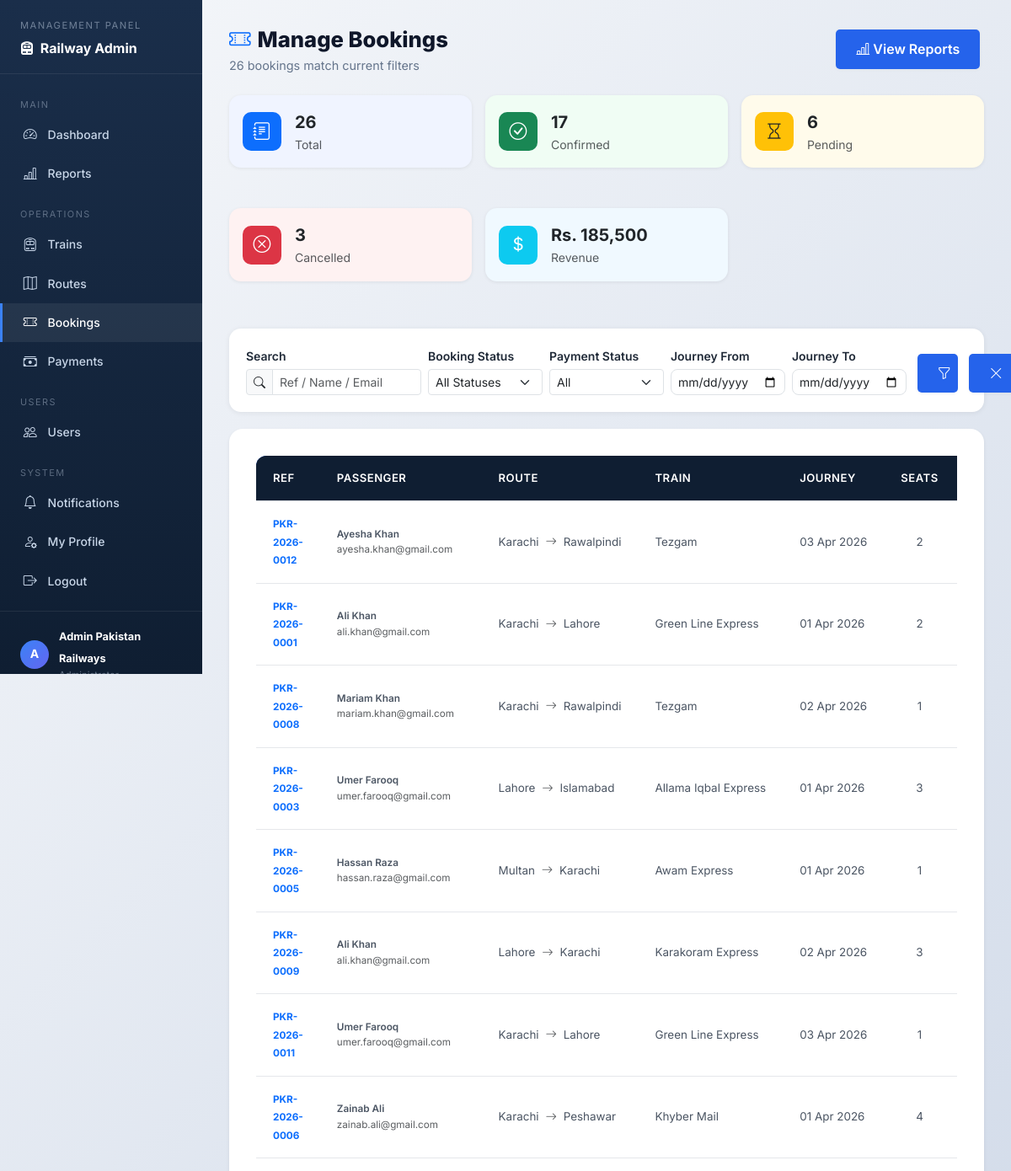
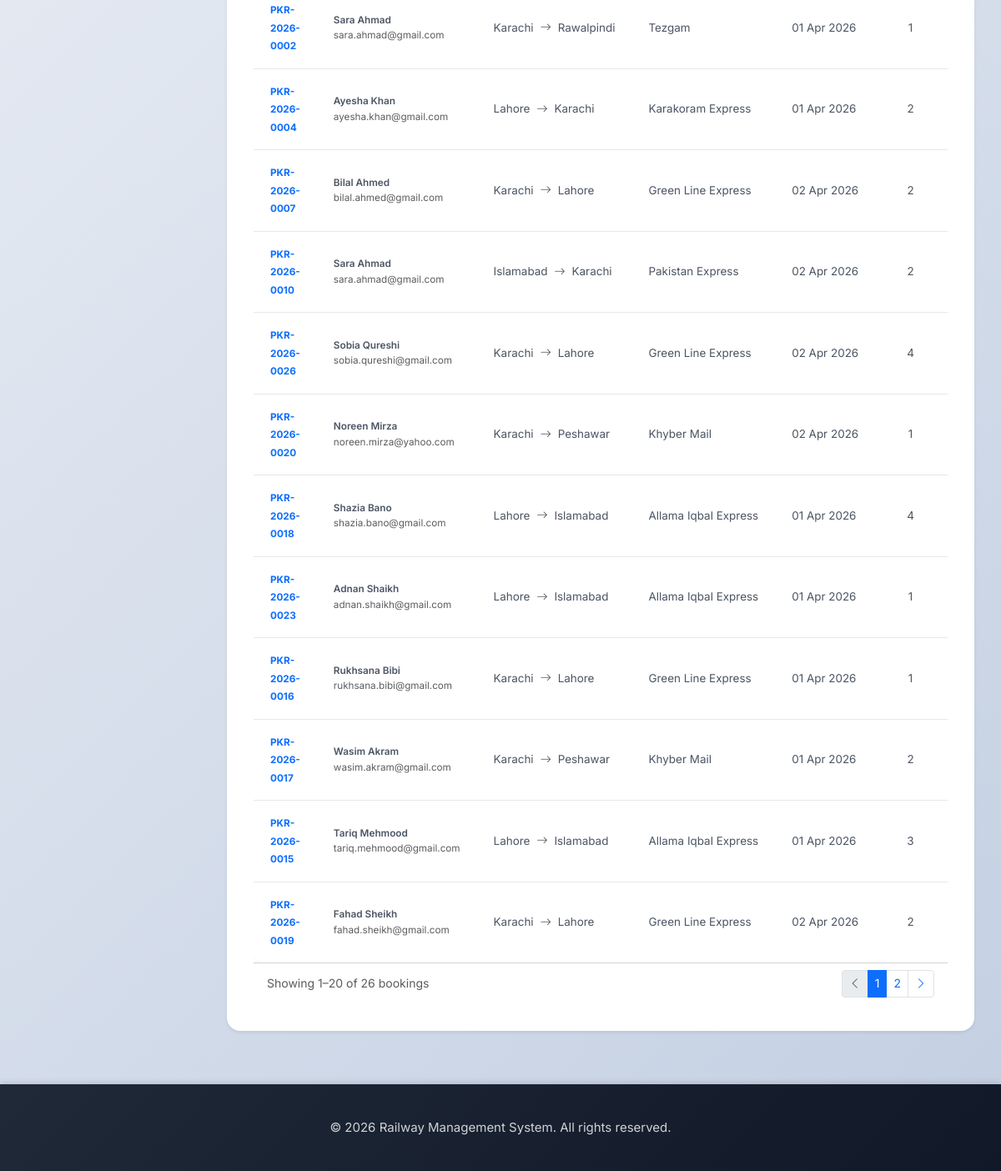
/manage-bookings.php (signed in), run on the app's committed database (2 pictures, top to bottom).
### tables this page shows
CREATE TABLE IF NOT EXISTS users (
    user_id INT PRIMARY KEY AUTO_INCREMENT,
    username VARCHAR(50) UNIQUE NOT NULL,
    email VARCHAR(100) UNIQUE NOT NULL,
    password VARCHAR(255) NOT NULL,
    full_name VARCHAR(100) NOT NULL,
    phone VARCHAR(20),
    address TEXT,
    role ENUM('user', 'admin', 'employee') DEFAULT 'user',
    is_active BOOLEAN DEFAULT TRUE,
    created_at TIMESTAMP DEFAULT CURRENT_TIMESTAMP,
    updated_at TIMESTAMP DEFAULT CURRENT_TIMESTAMP ON UPDATE CURRENT_TIMESTAMP
);

CREATE TABLE IF NOT EXISTS bookings (
    booking_id INT PRIMARY KEY AUTO_INCREMENT,
    user_id INT NOT NULL,
    route_id INT NOT NULL,
    booking_reference VARCHAR(20) UNIQUE NOT NULL,
    number_of_seats INT NOT NULL,
    total_fare DECIMAL(12, 2) NOT NULL,
    booking_status ENUM('pending', 'confirmed', 'cancelled') DEFAULT 'pending',
    payment_status ENUM('pending', 'completed', 'failed', 'refunded') DEFAULT 'pending',
    booking_date TIMESTAMP DEFAULT CURRENT_TIMESTAMP,
    journey_date DATE NOT NULL,
    updated_at TIMESTAMP DEFAULT CURRENT_TIMESTAMP ON UPDATE CURRENT_TIMESTAMP,
    FOREIGN KEY (user_id) REFERENCES users(user_id) ON DELETE CASCADE,
    FOREIGN KEY (route_id) REFERENCES routes(route_id) ON DELETE CASCADE
);

CREATE TABLE IF NOT EXISTS routes (
    route_id INT PRIMARY KEY AUTO_INCREMENT,
    train_id INT NOT NULL,
    departure_city VARCHAR(100) NOT NULL,
    arrival_city VARCHAR(100) NOT NULL,
    departure_time TIME NOT NULL,
    arrival_time TIME NOT NULL,
    distance_km DECIMAL(10, 2),
    base_fare DECIMAL(10, 2) NOT NULL,
    journey_date DATE NOT NULL,
    available_seats INT NOT NULL,
    status ENUM('scheduled', 'cancelled', 'completed') DEFAULT 'scheduled',
    created_at TIMESTAMP DEFAULT CURRENT_TIMESTAMP,
    updated_at TIMESTAMP DEFAULT CURRENT_TIMESTAMP ON UPDATE CURRENT_TIMESTAMP,
    FOREIGN KEY (train_id) REFERENCES trains(train_id) ON DELETE CASCADE,
    UNIQUE KEY unique_train_date (train_id, journey_date)
);

CREATE TABLE IF NOT EXISTS trains (
    train_id INT PRIMARY KEY AUTO_INCREMENT,
    train_name VARCHAR(100) NOT NULL,
    train_number VARCHAR(50) UNIQUE NOT NULL,
    train_type VARCHAR(50) NOT NULL,
    total_seats INT NOT NULL,
    available_seats INT NOT NULL,
    status ENUM('active', 'inactive', 'maintenance') DEFAULT 'active',
    created_at TIMESTAMP DEFAULT CURRENT_TIMESTAMP,
    updated_at TIMESTAMP DEFAULT CURRENT_TIMESTAMP ON UPDATE CURRENT_TIMESTAMP
);

### src/classes/User.php (called while the page is built, shortened)
<?php
class User {
    private $db;
    public function __construct($database) {
        $this->db = $database;
    }
    public function getUserById($user_id) {
        $query = "SELECT * FROM users WHERE user_id = {$user_id}";
        return $this->db->selectRow($query);
    }
}
?>

### src/classes/Database.php (called while the page is built, shortened)
<?php
class Database {
    private $host = DB_HOST;
    private $db_name = DB_NAME;
    private $user = DB_USER;
    private $password = DB_PASS;
    private $port = DB_PORT;
    private $connection;
    public function connect() {
        $this->connection = new mysqli(
            $this->host,
            $this->user,
            $this->password,
            $this->db_name,
            $this->port
        );
        $this->connection->set_charset('utf8');
        return $this->connection;
    }
    public function select($query) {
        $result = $this->connection->query($query);
        $data = array();
        if ($result->num_rows > 0) {
            while ($row = $result->fetch_assoc()) {
                array_push($data, $row);
            }
            return $data;
        } else {
            return false;
        }
    }
    public function selectRow($query) {
        $result = $this->connection->query($query);
        if ($result && $result->num_rows > 0) {
            return $result->fetch_assoc();
        }
        return false;
    }
}
?>

### manage-bookings.php (the view, shortened to what this page needs)
<?php
require_once 'config/database.php';
require_once 'src/classes/Database.php';
require_once 'src/classes/User.php';
$db = new Database();
$db->connect();
$filter_status  = $_GET['status']     ?? 'all';
$filter_pay     = $_GET['payment']    ?? 'all';
$search         = trim($_GET['q']     ?? '');
$date_from      = $_GET['date_from']  ?? '';
$date_to        = $_GET['date_to']    ?? '';
$page           = max(1, (int)($_GET['page'] ?? 1));
$per_page       = 20;
$offset         = ($page - 1) * $per_page;
$wheres = [];
$where_sql = $wheres ? 'WHERE ' . implode(' AND ', $wheres) : '';
$kpi = $db->selectRow(
    "SELECT
        COUNT(*) AS total,
        SUM(booking_status = 'confirmed')  AS confirmed,
        SUM(booking_status = 'pending')    AS pending,
        SUM(booking_status = 'cancelled')  AS cancelled,
        SUM(payment_status = 'completed')  AS paid,
        SUM(total_fare)                    AS revenue
     FROM bookings"
);
$count_row = $db->selectRow(
    "SELECT COUNT(*) AS n
     FROM bookings b
     JOIN users  u ON b.user_id   = u.user_id
     JOIN routes r ON b.route_id  = r.route_id
     JOIN trains t ON r.train_id  = t.train_id
     {$where_sql}"
);
$total_rows = (int)($count_row['n'] ?? 0);
$total_pages = max(1, (int)ceil($total_rows / $per_page));
$bookings = $db->select(
    "SELECT b.booking_id, b.booking_reference, b.booking_date, b.journey_date,
            b.number_of_seats, b.total_fare, b.booking_status, b.payment_status,
            u.full_name, u.email,
            r.departure_city, r.arrival_city,
            t.train_name
     FROM bookings b
     JOIN users  u ON b.user_id   = u.user_id
     JOIN routes r ON b.route_id  = r.route_id
     JOIN trains t ON r.train_id  = t.train_id
     {$where_sql}
     ORDER BY b.booking_date DESC
     LIMIT {$per_page} OFFSET {$offset}"
);
function bUrl(array $overrides = []): string {
    global $filter_status, $filter_pay, $search, $date_from, $date_to, $page;
    $params = array_filter(array_merge([
        'status'    => $filter_status !== 'all' ? $filter_status : null,
        'payment'   => $filter_pay    !== 'all' ? $filter_pay    : null,
        'q'         => $search        ?: null,
        'date_from' => $date_from     ?: null,
        'date_to'   => $date_to       ?: null,
        'page'      => $page > 1      ? $page  : null,
    ], $overrides));
    $qs = http_build_query($params);
    return 'manage-bookings.php' . ($qs ? "?{$qs}" : '');
}
$userObj_ = new User($db);
$adminUser_ = $userObj_->getUserById($_SESSION['user_id']);
require_once 'inc/header.php';
?>
<div class="adm-wrap">
<aside class="adm-sidebar">
    <div class="sb-brand">
        <span>Management Panel</span>
        <strong><i class="bi bi-train-front-fill me-1"></i> Railway Admin</strong>
    </div>
    <nav>
        <div class="sb-sep">Main</div>
        <a href="admin-dashboard.php"><i class="bi bi-speedometer2"></i> Dashboard</a>
        <a href="reports.php"><i class="bi bi-bar-chart-line"></i> Reports</a>
        <div class="sb-sep">Operations</div>
        <a href="manage-trains.php"><i class="bi bi-train-front"></i> Trains</a>
        <a href="manage-routes.php"><i class="bi bi-map"></i> Routes</a>
        <a href="manage-bookings.php" class="active"><i class="bi bi-ticket-perforated"></i> Bookings</a>
        <a href="manage-payments.php"><i class="bi bi-cash-stack"></i> Payments</a>
        <div class="sb-sep">Users</div>
        <a href="manage-users.php"><i class="bi bi-people"></i> Users</a>
        <div class="sb-sep">System</div>
        <a href="notifications.php"><i class="bi bi-bell"></i> Notifications</a>
        <a href="profile.php"><i class="bi bi-person-gear"></i> My Profile</a>
        <a href="logout.php"><i class="bi bi-box-arrow-right"></i> Logout</a>
    </nav>
    <div class="sb-user">
        <div class="avatar"><?= strtoupper(substr($adminUser_['full_name'] ?? 'A', 0, 1)) ?></div>
        <div class="info">
            <strong><?= htmlspecialchars($adminUser_['full_name'] ?? 'Admin') ?></strong>
            <small>Administrator</small>
        </div>
    </div>
</aside>
<section class="adm-main">
    <div class="adm-page-header mb-4">
        <div>
            <h2><i class="bi bi-ticket-perforated me-2 text-primary"></i>Manage Bookings</h2>
            <p><?= number_format($total_rows) ?> bookings match current filters</p>
        </div>
        <a href="reports.php" class="btn btn-outline-primary btn-sm">
            <i class="bi bi-bar-chart-line me-1"></i>View Reports
        </a>
    </div>
    <div class="row g-3 mb-4">
        <?php foreach ([
            ['Total',     $kpi['total'],     'bi-journal-text',  'bg-primary text-white',    '#f0f4ff'],
            ['Confirmed', $kpi['confirmed'], 'bi-check-circle',  'bg-success text-white',     '#f0fdf4'],
            ['Pending',   $kpi['pending'],   'bi-hourglass',     'bg-warning text-dark',      '#fffbeb'],
            ['Cancelled', $kpi['cancelled'], 'bi-x-circle',      'bg-danger text-white',      '#fef2f2'],
            ['Revenue',   'Rs. ' . number_format($kpi['revenue'] ?? 0, 0), 'bi-currency-dollar', 'bg-info text-white', '#f0f9ff'],
        ] as [$lbl, $val, $icon, $ibg, $bg]): ?>
        <div class="col-6 col-md-4 col-xl-2-4">
            <div class="kpi-card card p-3" style="background:<?= $bg ?>;">
                <div class="d-flex align-items-center gap-3">
                    <div class="kpi-icon <?= $ibg ?>"><i class="bi <?= $icon ?>"></i></div>
                    <div>
                        <div class="fw-bold fs-5"><?= $val ?></div>
                        <div class="text-muted small"><?= $lbl ?></div>
                    </div>
                </div>
            </div>
        </div>
        <?php endforeach; ?>
    </div>
    <form method="GET" class="filter-bar">
        <div class="row g-2 align-items-end">
            <div class="col-12 col-sm-6 col-lg-3">
                <label class="form-label mb-1 small fw-semibold">Search</label>
                <div class="input-group input-group-sm">
                    <span class="input-group-text"><i class="bi bi-search"></i></span>
                    <input type="text" name="q" class="form-control"
                           placeholder="Ref / Name / Email"
                           value="<?= htmlspecialchars($search) ?>">
                </div>
            </div>
            <div class="col-6 col-sm-3 col-lg-2">
                <label class="form-label mb-1 small fw-semibold">Booking Status</label>
                <select name="status" class="form-select form-select-sm">
                    <?php foreach (['all'=>'All Statuses','confirmed'=>'Confirmed','pending'=>'Pending','cancelled'=>'Cancelled'] as $v=>$l): ?>
                    <option value="<?= $v ?>" <?= $filter_status === $v ? 'selected' : '' ?>><?= $l ?></option>
                    <?php endforeach; ?>
                </select>
            </div>
            <div class="col-6 col-sm-3 col-lg-2">
                <label class="form-label mb-1 small fw-semibold">Payment Status</label>
                <select name="payment" class="form-select form-select-sm">
                    <?php foreach (['all'=>'All','completed'=>'Paid','pending'=>'Pending','refunded'=>'Refunded','failed'=>'Failed'] as $v=>$l): ?>
                    <option value="<?= $v ?>" <?= $filter_pay === $v ? 'selected' : '' ?>><?= $l ?></option>
                    <?php endforeach; ?>
                </select>
            </div>
            <div class="col-6 col-sm-3 col-lg-2">
                <label class="form-label mb-1 small fw-semibold">Journey From</label>
                <input type="date" name="date_from" class="form-control form-control-sm"
                       value="<?= htmlspecialchars($date_from) ?>">
            </div>
            <div class="col-6 col-sm-3 col-lg-2">
                <label class="form-label mb-1 small fw-semibold">Journey To</label>
                <input type="date" name="date_to" class="form-control form-control-sm"
                       value="<?= htmlspecialchars($date_to) ?>">
            </div>
            <div class="col-12 col-lg-1 d-flex gap-1">
                <button type="submit" class="btn btn-primary btn-sm flex-fill">
                    <i class="bi bi-funnel"></i>
                </button>
                <a href="manage-bookings.php" class="btn btn-outline-secondary btn-sm flex-fill" title="Reset">
                    <i class="bi bi-x-lg"></i>
                </a>
            </div>
        </div>
    </form>
    <div class="card border-0 shadow-sm">
        <div class="table-responsive">
            <table class="table table-hover mb-0 bk-table">
                <thead>
                    <tr>
                        <th>Ref</th>
                        <th>Passenger</th>
                        <th>Route</th>
                        <th>Train</th>
                        <th>Journey</th>
                        <th>Seats</th>
                        <th>Fare</th>
                    </tr>
                </thead>
                <tbody>
                <?php if (empty($bookings)): ?>
                    <tr><td colspan="11" class="text-center py-5 text-muted">
                        <i class="bi bi-inbox fs-2 d-block mb-2"></i>No bookings found.
                    </td></tr>
                <?php else: ?>
                    <?php foreach ($bookings as $bk): ?>
                    <tr>
                        <td>
                            <a href="booking-admin.php?id=<?= $bk['booking_id'] ?>"
                               class="fw-bold text-primary text-decoration-none small">
                                <?= htmlspecialchars($bk['booking_reference']) ?>
                            </a>
                        </td>
                        <td>
                            <div class="fw-semibold small"><?= htmlspecialchars($bk['full_name']) ?></div>
                            <div class="text-muted" style="font-size:.73rem;"><?= htmlspecialchars($bk['email']) ?></div>
                        </td>
                        <td class="small">
                            <span class="text-nowrap">
                                <?= htmlspecialchars($bk['departure_city']) ?>
                                <i class="bi bi-arrow-right text-muted mx-1"></i>
                                <?= htmlspecialchars($bk['arrival_city']) ?>
                            </span>
                        </td>
                        <td class="small text-nowrap"><?= htmlspecialchars($bk['train_name']) ?></td>
                        <td class="small text-nowrap"><?= date('d M Y', strtotime($bk['journey_date'])) ?></td>
                        <td class="text-center small"><?= (int)$bk['number_of_seats'] ?></td>
                        <td class="small text-nowrap">Rs. <?= number_format($bk['total_fare'], 0) ?></td>
                    </tr>
                    <?php endforeach; ?>
                <?php endif; ?>
                </tbody>
            </table>
        </div>
        <?php if ($total_pages > 1): ?>
        <div class="card-footer bg-white d-flex justify-content-between align-items-center flex-wrap gap-2">
            <small class="text-muted">
                Showing <?= number_format($offset + 1) ?>–<?= number_format(min($offset + $per_page, $total_rows)) ?>
                of <?= number_format($total_rows) ?> bookings
            </small>
            <nav>
                <ul class="pagination pagination-sm mb-0">
                    <li class="page-item <?= $page <= 1 ? 'disabled' : '' ?>">
                        <a class="page-link" href="<?= htmlspecialchars(bUrl(['page' => $page - 1])) ?>">
                            <i class="bi bi-chevron-left"></i>
                        </a>
                    </li>
                    <?php
                    $start_p = max(1, $page - 2);
                    $end_p   = min($total_pages, $page + 2);
                    for ($pp = $start_p; $pp <= $end_p; $pp++): ?>
                    <li class="page-item <?= $pp === $page ? 'active' : '' ?>">
                        <a class="page-link" href="<?= htmlspecialchars(bUrl(['page' => $pp])) ?>"><?= $pp ?></a>
                    </li>
                    <?php endfor; ?>
                    <li class="page-item <?= $page >= $total_pages ? 'disabled' : '' ?>">
                        <a class="page-link" href="<?= htmlspecialchars(bUrl(['page' => $page + 1])) ?>">
                            <i class="bi bi-chevron-right"></i>
                        </a>
                    </li>
                </ul>
            </nav>
        </div>
        <?php endif; ?>
    </div>
</section>
</div>
<?php require_once 'inc/footer.php'; ?>

### data on the page
users: full_name "A", full_name "Admin Pakistan Railways"
bookings: booking_reference "PKR-2026-0012", user.full_name "Ayesha Khan", user.email "ayesha.khan@gmail.com", route.departure_city "Karachi", route.arrival_city "Rawalpindi", trains.train_name "Tezgam", journey_date "03 Apr 2026", number_of_seats "2"
bookings: booking_reference "PKR-2026-0001", user.full_name "Ali Khan", user.email "ali.khan@gmail.com", route.departure_city "Karachi", route.arrival_city "Lahore", trains.train_name "Green Line Express", journey_date "01 Apr 2026", number_of_seats "2"
bookings: booking_reference "PKR-2026-0008", user.full_name "Mariam Khan", user.email "mariam.khan@gmail.com", route.departure_city "Karachi", route.arrival_city "Rawalpindi", trains.train_name "Tezgam", journey_date "02 Apr 2026", number_of_seats "1"
bookings: booking_reference "PKR-2026-0003", user.full_name "Umer Farooq", user.email "umer.farooq@gmail.com", route.departure_city "Lahore", route.arrival_city "Islamabad", trains.train_name "Allama Iqbal Express", journey_date "01 Apr 2026", number_of_seats "3"
bookings: booking_reference "PKR-2026-0005", user.full_name "Hassan Raza", user.email "hassan.raza@gmail.com", route.departure_city "Multan", route.arrival_city "Karachi", trains.train_name "Awam Express", journey_date "01 Apr 2026", number_of_seats "1"
bookings: booking_reference "PKR-2026-0009", user.full_name "Ali Khan", user.email "ali.khan@gmail.com", route.departure_city "Lahore", route.arrival_city "Karachi", trains.train_name "Karakoram Express", journey_date "02 Apr 2026", number_of_seats "3"
bookings: booking_reference "PKR-2026-0011", user.full_name "Umer Farooq", user.email "umer.farooq@gmail.com", route.departure_city "Karachi", route.arrival_city "Lahore", trains.train_name "Green Line Express", journey_date "03 Apr 2026", number_of_seats "1"
bookings: booking_reference "PKR-2026-0006", user.full_name "Zainab Ali", user.email "zainab.ali@gmail.com", route.departure_city "Karachi", route.arrival_city "Peshawar", trains.train_name "Khyber Mail", journey_date "01 Apr 2026", number_of_seats "4"
bookings: booking_reference "PKR-2026-0002", user.full_name "Sara Ahmad", user.email "sara.ahmad@gmail.com", route.departure_city "Karachi", route.arrival_city "Rawalpindi", trains.train_name "Tezgam", journey_date "01 Apr 2026", number_of_seats "1"
bookings: booking_reference "PKR-2026-0004", user.full_name "Ayesha Khan", user.email "ayesha.khan@gmail.com", route.departure_city "Lahore", route.arrival_city "Karachi", trains.train_name "Karakoram Express", journey_date "01 Apr 2026", number_of_seats "2"
bookings: booking_reference "PKR-2026-0007", user.full_name "Bilal Ahmed", user.email "bilal.ahmed@gmail.com", route.departure_city "Karachi", route.arrival_city "Lahore", trains.train_name "Green Line Express", journey_date "02 Apr 2026", number_of_seats "2"
bookings: booking_reference "PKR-2026-0010", user.full_name "Sara Ahmad", user.email "sara.ahmad@gmail.com", route.departure_city "Islamabad", route.arrival_city "Karachi", trains.train_name "Pakistan Express", journey_date "02 Apr 2026", number_of_seats "2"
bookings: booking_reference "PKR-2026-0026", user.full_name "Sobia Qureshi", user.email "sobia.qureshi@gmail.com", route.departure_city "Karachi", route.arrival_city "Lahore", trains.train_name "Green Line Express", journey_date "02 Apr 2026", number_of_seats "4"
bookings: booking_reference "PKR-2026-0020", user.full_name "Noreen Mirza", user.email "noreen.mirza@yahoo.com", route.departure_city "Karachi", route.arrival_city "Peshawar", trains.train_name "Khyber Mail", journey_date "02 Apr 2026", number_of_seats "1"
bookings: booking_reference "PKR-2026-0018", user.full_name "Shazia Bano", user.email "shazia.bano@gmail.com", route.departure_city "Lahore", route.arrival_city "Islamabad", trains.train_name "Allama Iqbal Express", journey_date "01 Apr 2026", number_of_seats "4"
bookings: booking_reference "PKR-2026-0023", user.full_name "Adnan Shaikh", user.email "adnan.shaikh@gmail.com", route.departure_city "Lahore", route.arrival_city "Islamabad", trains.train_name "Allama Iqbal Express", journey_date "01 Apr 2026", number_of_seats "1"
bookings: booking_reference "PKR-2026-0016", user.full_name "Rukhsana Bibi", user.email "rukhsana.bibi@gmail.com", route.departure_city "Karachi", route.arrival_city "Lahore", trains.train_name "Green Line Express", journey_date "01 Apr 2026", number_of_seats "1"
bookings: booking_reference "PKR-2026-0017", user.full_name "Wasim Akram", user.email "wasim.akram@gmail.com", route.departure_city "Karachi", route.arrival_city "Peshawar", trains.train_name "Khyber Mail", journey_date "01 Apr 2026", number_of_seats "2"
bookings: booking_reference "PKR-2026-0015", user.full_name "Tariq Mehmood", user.email "tariq.mehmood@gmail.com", route.departure_city "Lahore", route.arrival_city "Islamabad", trains.train_name "Allama Iqbal Express", journey_date "01 Apr 2026", number_of_seats "3"
bookings: booking_reference "PKR-2026-0019", user.full_name "Fahad Sheikh", user.email "fahad.sheikh@gmail.com", route.departure_city "Karachi", route.arrival_city "Lahore", trains.train_name "Green Line Express", journey_date "02 Apr 2026", number_of_seats "2"

### other printed values
$total_rows "26"
$val "26"
$lbl "Total"
$val "17"
$lbl "Confirmed"
$val "6"
$lbl "Pending"
$val "3"
$lbl "Cancelled"
$val "Rs. 185,500"
$lbl "Revenue"
$offset + 1 "1"
min($offset + $per_page, $total_rows) "20"
form field status "All Statuses"
form field payment "All"
